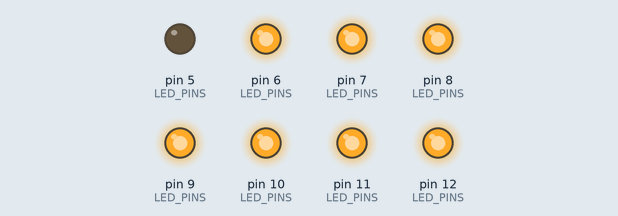
This sketch was run on a simulated Arduino Uno, built with avr-gcc and run on an emulated ATmega328P. On the bench: output pins drawn as LEDs (lit = HIGH).

Above: at 0.04 s.
At 0.41 s:
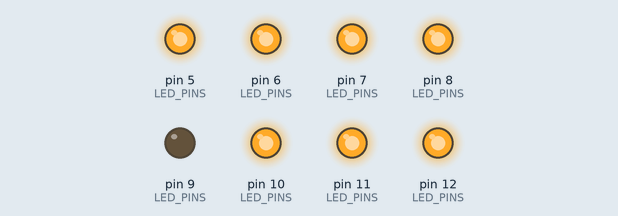
At 0.59 s:
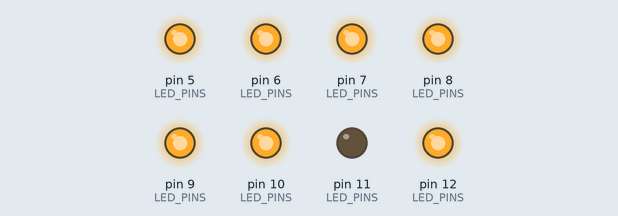
At 0.95 s:
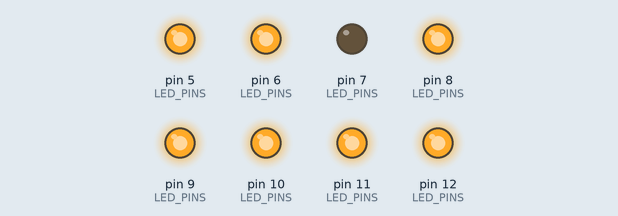
At 1.58 s:
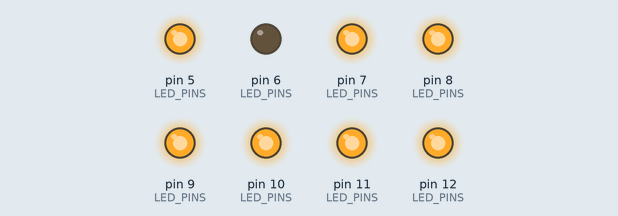
At 2.85 s:
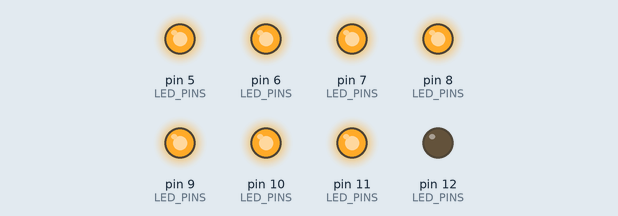
Timing chart, 0 to 3.1 s (numbered marks = the images above):
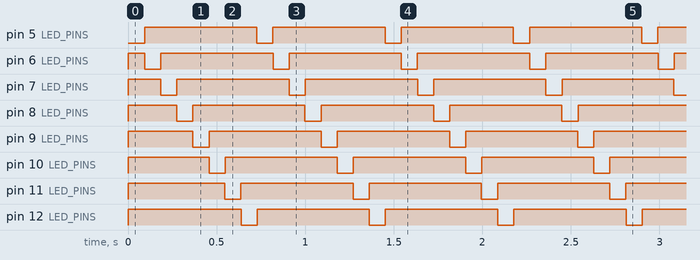

Measured:
- by itself, pin 5 (LED_PINS), pin 11 (LED_PINS), pin 12 (LED_PINS): alternates HIGH for 0.63 s and LOW for 0.09 s
- by itself, pin 6 (LED_PINS), pin 7 (LED_PINS), pin 8 (LED_PINS), pin 9 (LED_PINS), pin 10 (LED_PINS): repeats every 0.72 s: LOW 0.09 s, HIGH 0.63 s
- by itself, everything shown: repeats every 0.72 s, in 8 steps

The sketch:

RTOS8_Binary_Semaphore_3.ino.ino
```cpp
#include <Arduino_FreeRTOS.h> // tested on Uno
#include <task.h>
#include <semphr.h>

#define LED_ON     LOW
#define LED_OFF    HIGH
#define NUM_LEDS   (8)
const byte LED_PINS[] = { 5,6,7,8,9,10,11,12 };

TaskHandle_t       taskHandles[ NUM_LEDS ];
SemaphoreHandle_t  semaphores[ NUM_LEDS ];// task function prototypes

void task( void *pvParameters );
void sequencer(  void *pvParameters );

void setup() {
  char sbuf[4];
  int  priority = (tskIDLE_PRIORITY + 2);
  for ( int id=0; id < NUM_LEDS; id++ ) {
     semaphores[id] = xSemaphoreCreateBinary();
     sprintf( sbuf, "T%d", id );
     xTaskCreate(
       task, (const char *)sbuf, 60,
       (void *)id, priority, &taskHandles[id]
     );
  }
  xTaskCreate( sequencer, "sequencer", 60, NULL, priority, NULL );
  // Note the task scheduler is started automatically.
}void loop() {} // do nothings

void sequencer( void *pvParameters ) {
  int index = 0;
  while (1) {
      xSemaphoreGive( semaphores[ index ] );
      index = (index+1) % NUM_LEDS;
      vTaskDelay( pdMS_TO_TICKS(100) );
  }
}

void task( void *pvParameters ) {
   int id = (int)pvParameters;
   int ledPin = LED_PINS[id];
   pinMode( ledPin, OUTPUT );
   digitalWrite( ledPin, LED_OFF );    while(1) {
      if (xSemaphoreTake( semaphores[id], portMAX_DELAY )==pdTRUE){
         digitalWrite( ledPin, LED_ON );
         vTaskDelay( pdMS_TO_TICKS(100) );
         digitalWrite( ledPin, LED_OFF );
         taskYIELD();
      }
   }
}
```
